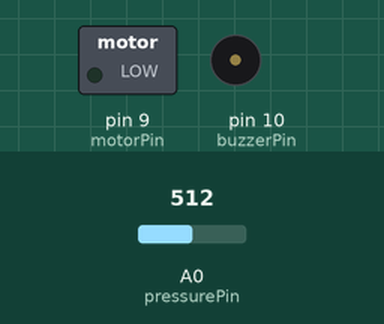
Recording of a sketch running on a simulated Arduino Uno, built with avr-gcc and run on an emulated ATmega328P. On the bench: switched loads named in the sketch (green lamp = pin HIGH), buzzer (waves = sounding, pin HIGH). Dashed ring = blinking. The test bench sets the inputs (shaded band); at power-on: A0 (pressurePin) = 512. What the sketch prints to the serial monitor is not drawn.

Above: at 0.6 s.
Timing chart, 0 to 5.4 s (numbered marks = the images above):
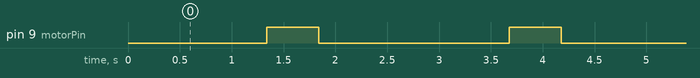

Measured:
- by itself, pin 9 (motorPin): alternates HIGH for 0.50 s and LOW for 1.8 s

The sketch:

ventilator.ino
```cpp
#include <ArduinoJson.h>
const int pressurePin = A0;
const int motorPin = 9;
const int buzzerPin = 10;

enum Mode { INFANT, PRESCHOOLER, ADULT };
Mode currentMode = INFANT;

unsigned long lastBreath = 0;
int bpmTarget = 45;
float pressure = 0;

void setup() {
  pinMode(motorPin, OUTPUT);
  pinMode(buzzerPin, OUTPUT);
  Serial.begin(9600);
}

void loop() {
  switch (currentMode) {
    case INFANT: bpmTarget = 45; break;
    case PRESCHOOLER: bpmTarget = 28; break;
    case ADULT: bpmTarget = 16; break;
  }

  unsigned long interval = 60000 / bpmTarget;
  if (millis() - lastBreath >= interval) {
    digitalWrite(motorPin, HIGH);
    delay(500);
    digitalWrite(motorPin, LOW);
    delay(500);
    lastBreath = millis();
  }

  int sensorValue = analogRead(pressurePin);
  pressure = (sensorValue / 1023.0) * 500;

  StaticJsonDocument<128> doc;
  doc["pressure"] = pressure;
  doc["bpm"] = bpmTarget;
  doc["timestamp"] = millis();
  serializeJson(doc, Serial);
  Serial.println();

  delay(100);
}
```
